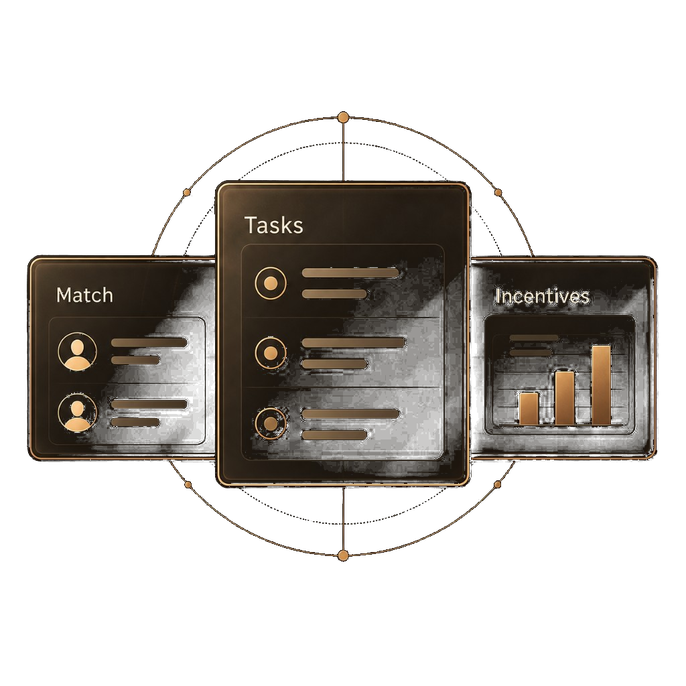
#> input picture assets/project-task-redistribution.png, 686 x 686 px, shrunk from 1024 x 1024 before the run
$ python key-project-images.py
#> lines starting #> are read from the running program, lines starting #| are printed output that depends on the picture
"""Remove solid black backgrounds from project section PNGs."""

from pathlib import Path

from PIL import Image

ASSETS = Path(__file__).resolve().parents[1] / "assets"
FILES = [
    "project-task-redistribution.png",
    "project-security-foundations.png",
    "project-second-thought.png",
]


def key_out_black(im: Image.Image, hard: int = 14, soft: int = 28) -> Image.Image:
#> called with hard = 14, soft = 28
    im = im.convert("RGBA")
#> im is the input picture: PIL image 686x686 RGBA; mean R, G, B, A 16.4, 12.9, 9, 68.9
    px = im.load()
    w, h = im.size
#> w = 686; h = 686
    for y in range(h):
        for x in range(w):
            r, g, b, _a = px[x, y]
            m = max(r, g, b)
            chroma = max(r, g, b) - min(r, g, b)
            if m <= hard and chroma <= 12:
                px[x, y] = (r, g, b, 0)
            elif m < soft and chroma <= 18:
                alpha = int(255 * (m - hard) / max(1, soft - hard))
                alpha = max(0, min(255, alpha))
                px[x, y] = (r, g, b, alpha)
    return im


def main() -> None:
    for name in FILES:
        path = ASSETS / name
        keyed = key_out_black(Image.open(path))
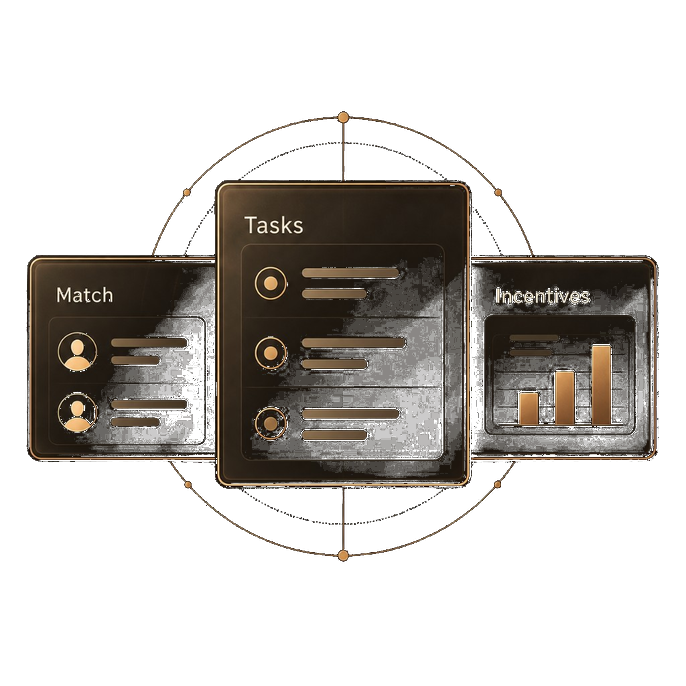
#> keyed: PIL image 686x686 RGBA; mean R, G, B, A 16.4, 12.9, 9, 67.9; transparent parts drawn white
        keyed.save(path, optimize=True)
        print(f"updated {name}")


if __name__ == "__main__":
    main()
